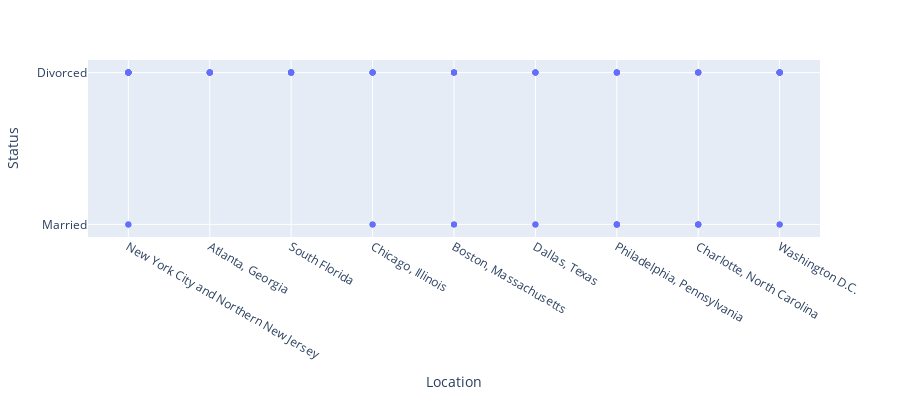

Notebook code cell kept with this figure:
### Code cell
fig=go.Figure()
fig=px.scatter(df,y='Status',x='Location',height=400)
fig.show()

### Figure 1 — Plotly figure (JSON) as saved in the notebook; plotly's stock layout.template omitted (floating-point values rounded to 4 significant figures)
{"data": [{"hovertemplate": "Location=%{x}<br>Status=%{y}<extra></extra>", "legendgroup": "", "marker": {"color": "#636efa", "symbol": "circle"}, "mode": "markers", "name": "", "showlegend": false, "type": "scatter", "x": ["New York City and Northern New Jersey", "New York City and Northern New Jersey", "New York City and Northern New Jersey", "New York City and Northern New Jersey", "New York City and Northern New Jersey", "New York City and Northern New Jersey", "New York City and Northern New Jersey", "New York City and Northern New Jersey", "New York City and Northern New Jersey", "New York City and Northern New Jersey", "New York City and Northern New Jersey", "New York City and Northern New Jersey", "Atlanta, Georgia", "Atlanta, Georgia", "Atlanta, Georgia", "Atlanta, Georgia", "Atlanta, Georgia", "Atlanta, Georgia", "South Florida", "South Florida", "South Florida", "South Florida", "South Florida", "South Florida", "Chicago, Illinois", "Chicago, Illinois", "Chicago, Illinois", "Chicago, Illinois", "Chicago, Illinois", "Chicago, Illinois", "Boston, Massachusetts", "Boston, Massachusetts", "Boston, Massachusetts", "Boston, Massachusetts", "Boston, Massachusetts", "Boston, Massachusetts", "Dallas, Texas", "Dallas, Texas", "Dallas, Texas", "Dallas, Texas", "Dallas, Texas", "Dallas, Texas", "Philadelphia, Pennsylvania", "Philadelphia, Pennsylvania", "Philadelphia, Pennsylvania", "Philadelphia, Pennsylvania", "Philadelphia, Pennsylvania", "Philadelphia, Pennsylvania", "Philadelphia, Pennsylvania", "Philadelphia, Pennsylvania", "Charlotte, North Carolina", "Charlotte, North Carolina", "Charlotte, North Carolina", "Charlotte, North Carolina", "Charlotte, North Carolina", "Charlotte, North Carolina", "Charlotte, North Carolina", "Charlotte, North Carolina", "Washington D.C.", "Washington D.C.", "Washington D.C.", "Washington D.C.", "Washington D.C.", "Washington D.C.", "Washington D.C.", "Washington D.C.", "Washington D.C.", "Washington D.C."], "xaxis": "x", "y": ["Married", "Married", "Divorced", "Divorced", "Divorced", "Divorced", "Divorced", "Divorced", "Divorced", "Divorced", "Divorced", "Divorced", "Divorced", "Divorced", "Divorced", "Divorced", "Divorced", "Divorced", "Divorced", "Divorced", "Divorced", "Divorced", "Divorced", "Divorced", "Divorced", "Divorced", "Divorced", "Divorced", "Married", "Married", "Married", "Married", "Divorced", "Divorced", "Divorced", "Divorced", "Divorced", "Divorced", "Married", "Married", "Divorced", "Divorced", "Married", "Married", "Divorced", "Divorced", "Divorced", "Divorced", "Married", "Married", "Divorced", "Divorced", "Married", "Married", "Married", "Married", "Divorced", "Divorced", "Divorced", "Divorced", "Married", "Married", "Divorced", "Divorced", "Divorced", "Divorced", "Divorced", "Divorced"], "yaxis": "y"}], "layout": {"height": 400, "legend": {"tracegroupgap": 0}, "margin": {"t": 60}, "xaxis": {"anchor": "y", "domain": [0, 1], "title": {"text": "Location"}}, "yaxis": {"anchor": "x", "domain": [0, 1], "title": {"text": "Status"}}}}
